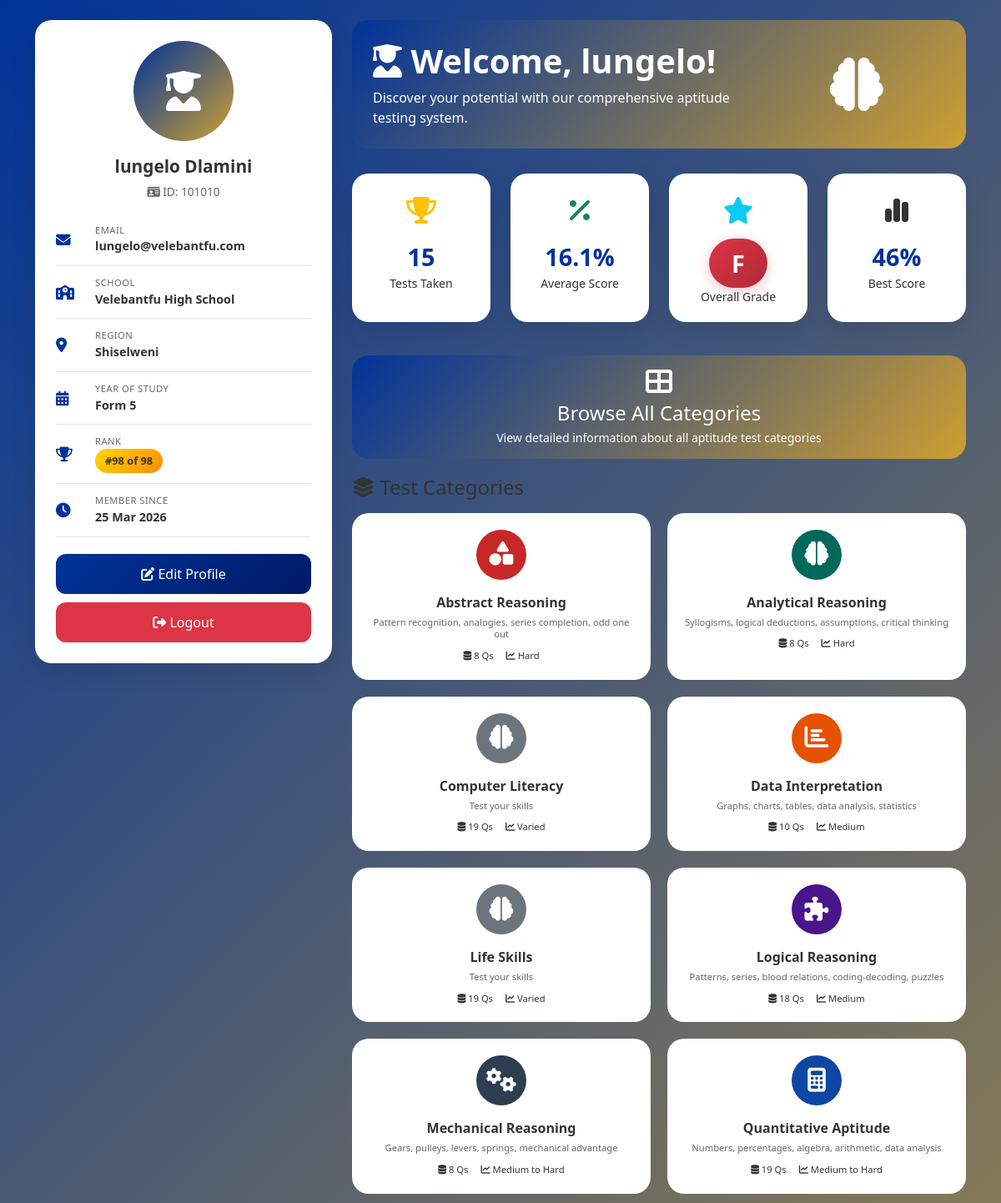
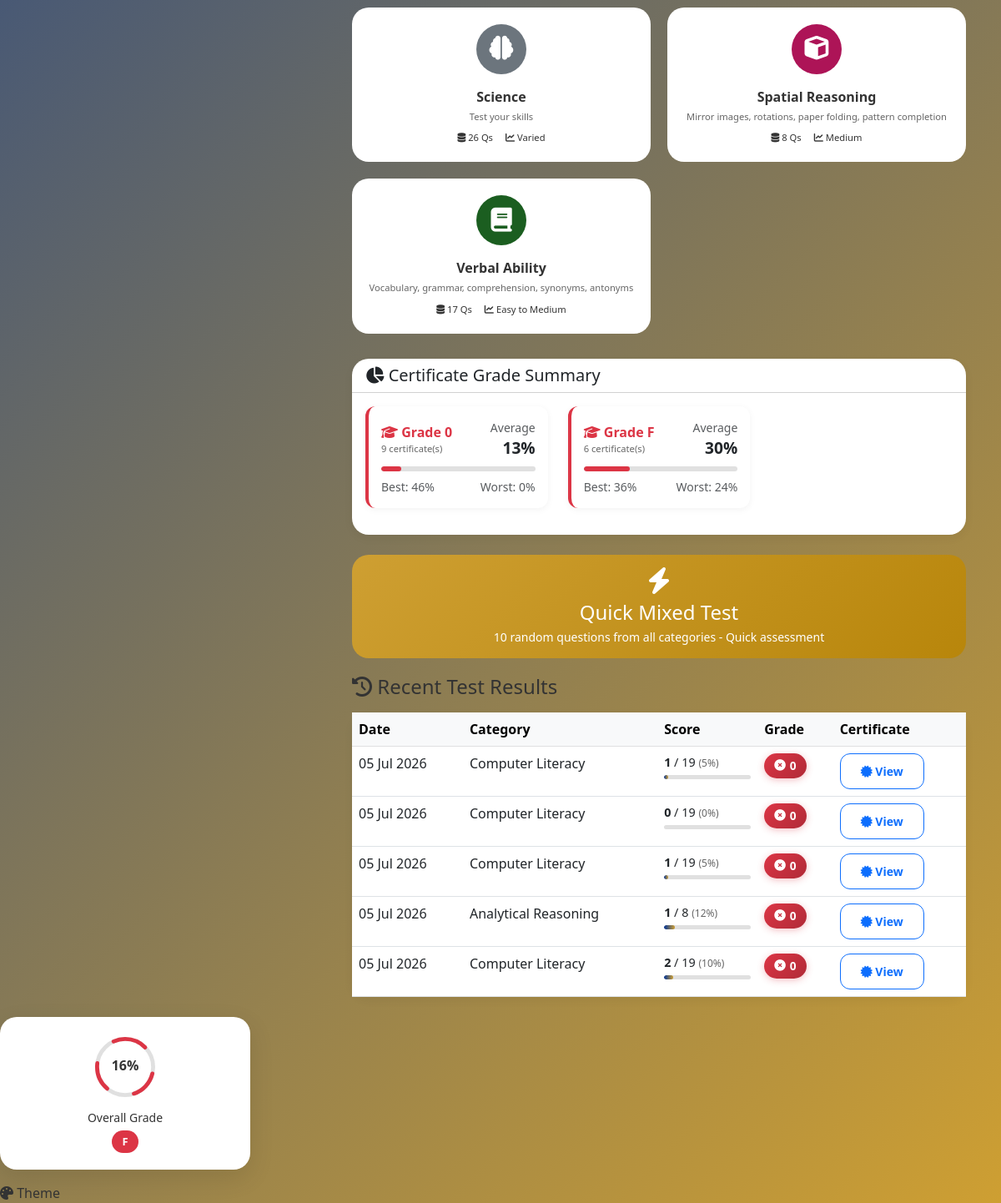
/user/dashboard.php (signed in), run on the app's committed database (2 pictures, top to bottom).
### tables this page shows
CREATE TABLE `users` (
  `id` int(11) NOT NULL,
  `first_name` varchar(100) NOT NULL,
  `last_name` varchar(100) NOT NULL,
  `student_id` varchar(50) NOT NULL,
  `school` varchar(200) DEFAULT NULL,
  `region` varchar(100) DEFAULT NULL,
  `pobox` varchar(50) DEFAULT NULL,
  `year` varchar(10) DEFAULT NULL,
  `email` varchar(100) NOT NULL,
  `password` varchar(255) NOT NULL,
  `role` enum('admin','user') DEFAULT 'user',
  `last_login` datetime DEFAULT NULL,
  `created_at` timestamp NOT NULL DEFAULT current_timestamp()
);

CREATE TABLE `results` (
  `id` int(11) NOT NULL,
  `user_id` int(11) NOT NULL,
  `test_id` int(11) DEFAULT NULL,
  `category` varchar(100) DEFAULT NULL,
  `topic` varchar(200) DEFAULT NULL,
  `score` int(11) DEFAULT 0,
  `total` int(11) DEFAULT 0,
  `percentage` decimal(5,2) DEFAULT NULL,
  `scaled_score` decimal(5,2) DEFAULT NULL,
  `percentile_rank` int(11) DEFAULT NULL,
  `grade` char(1) DEFAULT NULL,
  `ability_estimate` decimal(5,2) DEFAULT NULL,
  `date` timestamp NOT NULL DEFAULT current_timestamp()
);

### user/dashboard.php (the view, shortened to what the rows shown need)
<?php include '../config/db.php'; ?>
<?php
$user_id = $_SESSION['user_id'];
$user = $conn->query("SELECT * FROM users WHERE id = $user_id")->fetch_assoc();
$recent_results = $conn->query("SELECT * FROM results WHERE user_id = $user_id ORDER BY date DESC LIMIT 5");
?>
<!DOCTYPE html>
<html lang="en">
<head>
    <link href="https://cdn.jsdelivr.net/npm/bootstrap@5.3.0/dist/css/bootstrap.min.css" rel="stylesheet">
    <link rel="stylesheet" href="https://cdnjs.cloudflare.com/ajax/libs/font-awesome/6.4.0/css/all.min.css">
    <link rel="stylesheet" href="../assets/css/style.css">
    <link rel="stylesheet" href="../assets/css/theme.css">
</head>
<body data-theme="mixed">
    <div class="container mt-4">
        <div class="row">
            <div class="col-lg-4 col-md-12 mb-4">
                <div class="profile-sidebar animate-fade-up">
                    <div class="profile-avatar-container" onclick="document.getElementById('avatarUpload').click()">
                        <div class="profile-avatar">
                        </div>
                    </div>
                    <div class="profile-name"><?= htmlspecialchars($user['first_name'] . ' ' . $user['last_name']) ?></div>
                    <div class="profile-student-id">
                        <i class="fas fa-id-card"></i> ID: <?= htmlspecialchars($user['student_id']) ?>
                    </div>
                    <div class="profile-info-item">
                        <div class="profile-info-icon"><i class="fas fa-envelope"></i></div>
                        <div>
                            <div class="profile-info-label">Email</div>
                            <div class="profile-info-value"><?= htmlspecialchars($user['email']) ?></div>
                        </div>
                    </div>
                    <div class="profile-info-item">
                        <div class="profile-info-icon"><i class="fas fa-school"></i></div>
                        <div>
                            <div class="profile-info-label">School</div>
                            <div class="profile-info-value"><?= htmlspecialchars($user['school'] ?: 'Not specified') ?></div>
                        </div>
                    </div>
                    <div class="profile-info-item">
                        <div class="profile-info-icon"><i class="fas fa-map-marker-alt"></i></div>
                        <div>
                            <div class="profile-info-label">Region</div>
                            <div class="profile-info-value"><?= htmlspecialchars($user['region'] ?: 'Not specified') ?></div>
                        </div>
                    </div>
                    <div class="profile-info-item">
                        <div class="profile-info-icon"><i class="fas fa-calendar-alt"></i></div>
                        <div>
                            <div class="profile-info-label">Year of Study</div>
                            <div class="profile-info-value"><?= htmlspecialchars($user['year'] ?: 'Not specified') ?></div>
                        </div>
                    </div>
                    <div class="profile-info-item">
                        <div class="profile-info-icon"><i class="fas fa-trophy"></i></div>
                        <div>
                        </div>
                    </div>
                    <div class="profile-info-item">
                        <div class="profile-info-icon"><i class="fas fa-clock"></i></div>
                        <div>
                            <div class="profile-info-label">Member Since</div>
                            <div class="profile-info-value"><?= date('d M Y', strtotime($user['created_at'] ?? 'now')) ?></div>
                        </div>
                    </div>
                    <button class="edit-profile-btn" onclick="openEditModal()">
                        <i class="fas fa-edit"></i> Edit Profile
                    </button>
                    <button class="edit-profile-btn logout-btn" onclick="logout()">
                        <i class="fas fa-sign-out-alt"></i> Logout
                    </button>
                </div>
            </div>
            <div class="col-lg-8 col-md-12">
                <div class="welcome-banner animate-fade-up">
                    <div class="row align-items-center">
                        <div class="col-md-8">
                            <h1 class="display-6 fw-bold">
                                <i class="fas fa-user-graduate"></i> Welcome, <?= htmlspecialchars($user['first_name']) ?>!
                            </h1>
                            <p class="mb-0">Discover your potential with our comprehensive aptitude testing system.</p>
                        </div>
                    </div>
                </div>
<?php if($recent_results->num_rows > 0): ?>
<div class="card mb-4">
    <div class="card-body p-0">
        <div class="table-responsive">
            <table class="table table-hover mb-0">
                <thead class="table-light">
                    <tr>
                        <th>Date</th>
                        <th>Category</th>
                        <th>Score</th>
                        <th>Grade</th>
                        <th>Certificate</th>
                    </tr>
                </thead>
                <tbody>
                    <?php while($row = $recent_results->fetch_assoc()):
                        $grade_class = '';
                        $grade_icon = '';
                        if ($row['grade'] == 'A') {
                            $grade_class = 'grade-a-badge';
                            $grade_icon = 'fas fa-crown';
                        } elseif ($row['grade'] == 'B') {
                            $grade_class = 'grade-b-badge';
                            $grade_icon = 'fas fa-star';
                        } elseif ($row['grade'] == 'C') {
                            $grade_class = 'grade-c-badge';
                            $grade_icon = 'fas fa-check-circle';
                        } elseif ($row['grade'] == 'D') {
                            $grade_class = 'grade-d-badge';
                            $grade_icon = 'fas fa-exclamation-circle';
                        } else {
                            $grade_class = 'grade-f-badge';
                            $grade_icon = 'fas fa-times-circle';
                        }
                    ?>
                    <tr class="result-row">
                        <td class="text-nowrap"><?= date('d M Y', strtotime($row['date'])) ?></td>
                        <td><?= htmlspecialchars($row['category']) ?></td>
                        <td>
                            <div class="score-display">
                                <strong><?= $row['score'] ?></strong> / <?= $row['total'] ?>
                                <span class="score-percentage">(<?= round($row['percentage']) ?>%)</span>
                            </div>
                            <div class="progress mt-1" style="height: 5px;">
                                <div class="progress-bar progress-bar-custom" style="width: <?= $row['percentage'] ?>%;"></div>
                            </div>
                        </td>
                        <td>
                            <span class="grade-badge <?= $grade_class ?>">
                                <i class="<?= $grade_icon ?>"></i> <?= $row['grade'] ?>
                            </span>
                        </td>
                        <td>
                            <a href="certificate.php?result=<?= $row['id'] ?>" class="btn btn-sm btn-outline-primary" target="_blank">
                                <i class="fas fa-certificate"></i> View
                            </a>
                        </td>
                    </tr>
                    <?php endwhile; ?>
                </tbody>
            </table>
        </div>
    </div>
</div>
<?php endif; ?>
            </div>
        </div>
    </div>
</body>
</html>

### data on the page
users: first_name+last_name "lungelo Dlamini", student "101010", email "lungelo@velebantfu.com", school "Velebantfu High School", region "Shiselweni", year "Form 5", created_at "25 Mar 2026", first_name "lungelo"
results: date "05 Jul 2026", category "Computer Literacy", score "1", total "19", percentage "5", grade "0"
results: date "05 Jul 2026", category "Computer Literacy", score "0", total "19", percentage "0", grade "0"
results: date "05 Jul 2026", category "Computer Literacy", score "1", total "19", percentage "5", grade "0"
results: date "05 Jul 2026", category "Analytical Reasoning", score "1", total "8", percentage "12", grade "0"
results: date "05 Jul 2026", category "Computer Literacy", score "2", total "19", percentage "10", grade "0"

### other printed values
$user_rank "98"
$total_students "98"
$stats['total_tests'] "15"
$stats['avg_score'] "16.1"
$stats['best_score'] "46"
$cat['category'] "Abstract Reasoning"
$cat_info['description'] "Pattern recognition, analogies, series completion, odd one out"
$cat['question_count'] "8"
$cat_info['difficulty'] "Hard"
$cat['category'] "Analytical Reasoning"
$cat_info['description'] "Syllogisms, logical deductions, assumptions, critical thinking"
$cat['category'] "Computer Literacy"
$cat_info['description'] "Test your skills"
$cat['question_count'] "19"
$cat_info['difficulty'] "Varied"
